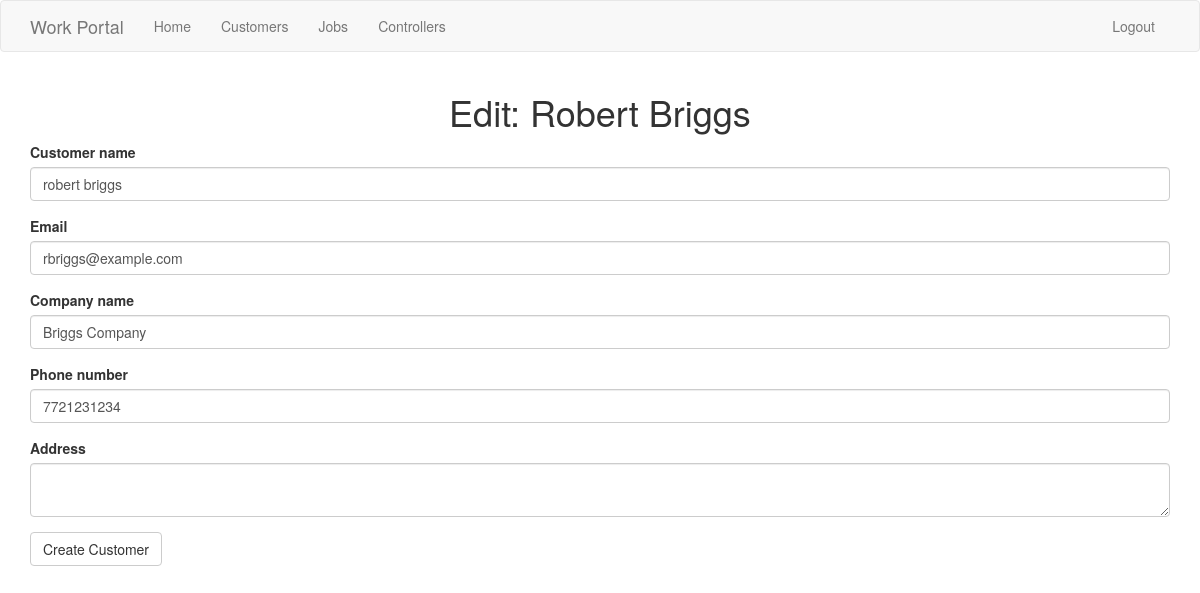
Screenshot of /edit_customer/1 (signed in) with the database file from the repository.
### app/models.py (models this page shows, shortened)
class Customer(db.Model):
    name = db.Column(db.String(120), index=True)
    email = db.Column(db.String(64), index=True, unique=True)
    id = db.Column(db.Integer, primary_key=True)
    company = db.Column(db.String(120))
    phone = db.Column(db.String(20))
    address = db.Column(db.String(200))
    order = db.relationship('Order', backref='customer', lazy=True, cascade='delete,all')
    controller = db.relationship('Controller', backref='customer', lazy=True, cascade='delete,all')

### app/customer/routes.py (the view)
@bp.route('/edit_customer/<number>', methods=['GET', 'POST'])
@login_required
def edit_customer(number):
    customer = Customer.query.get(number)
    form = CreateCustomerForm(obj=customer, original_email=customer.email)
    if form.validate_on_submit():
        form.populate_obj(customer)
        customer.set_lower()
        db.session.commit()
        flash('Successfully Updated')
        return redirect(url_for('customer.detail_customer', number=customer.id))
    return render_template('customer/create_customer.html', title=f'Edit: {customer.name.title()}', form=form)

### app/customer/forms.py (shortened to what this page needs)
class CreateCustomerForm(FlaskForm):
    name = StringField('Customer name', validators=[DataRequired()])
    email = StringField('Email', validators=[Email()])
    company = StringField('Company name')
    phone = StringField('Phone number')
    address = TextAreaField()
    submit = SubmitField('Create Customer')
    def __init__(self, original_email, *args, **kwargs):
        super(CreateCustomerForm, self).__init__(*args, **kwargs)
        self.original_email = original_email

### app/models.py (called while the page is built)
@login.user_loader
def load_user(id):
    return User.query.get(int(id))

### app/templates/customer/create_customer.html
{% extends 'base.html' %}
{% import 'bootstrap/wtf.html' as wtf %}
{% block app_content %}
    <div class="text-center">
        <h1>{{ title }}</h1>
    </div>
    <div class="row">
        <div class="col-md-12">
            {{ wtf.quick_form(form) }}
        </div>
    </div>
{% endblock %}

### rows the page displays
Customer: name "robert briggs", email "rbriggs@example.com", company "Briggs Company", phone "7721231234"

### other values shown
{{ title }} "Edit: Robert Briggs"
